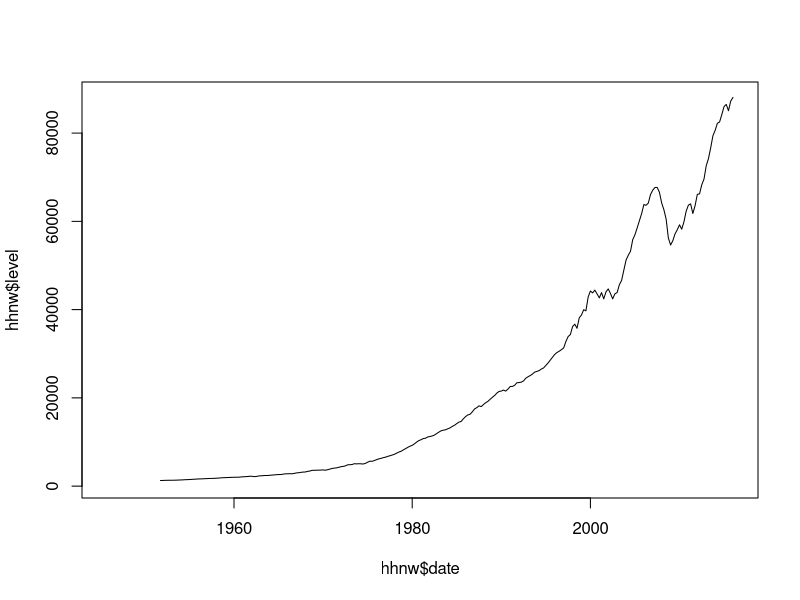
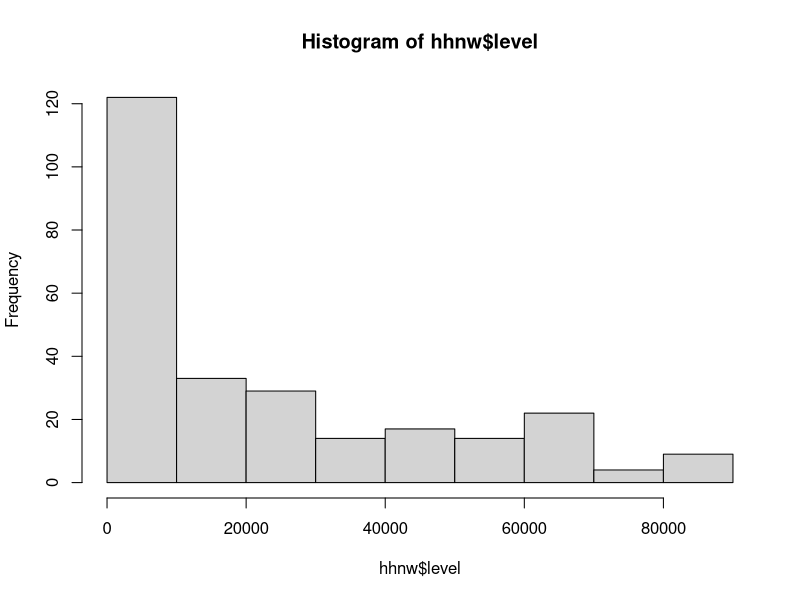
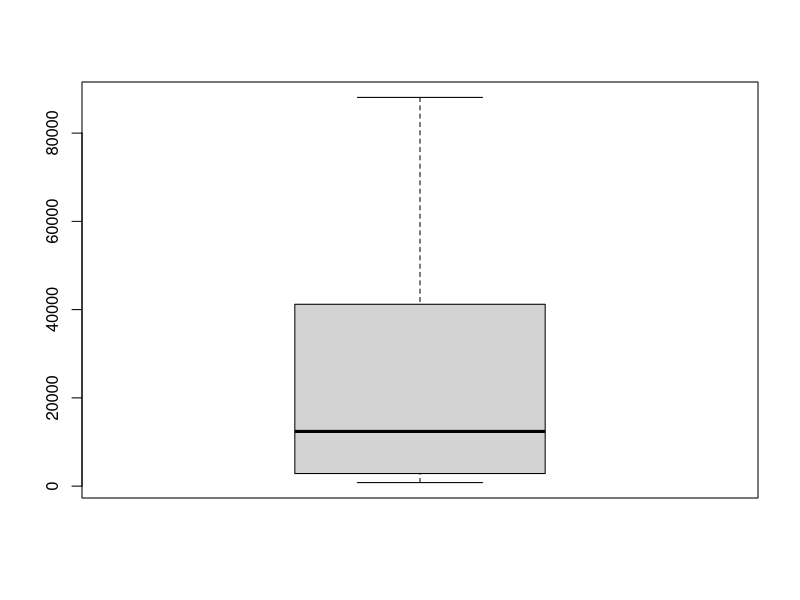
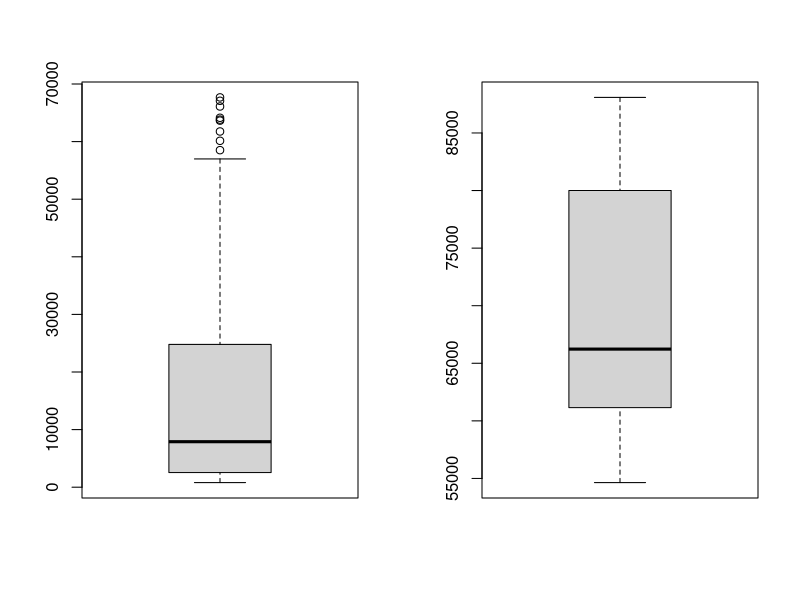

Source code (R) for these figures, in order:
## ---- chunk 1
knitr::opts_chunk$set(echo = TRUE)
## ---- chunk 2
# install.packages(quantmod)
# if ( !file.exists() ) download.file()
## ---- chunk 3
# base R function
hhnw <- read.csv("data/TNWBSHNO.csv", na.strings = ".")
## ---- chunk 4
# View data "structure""
str(hhnw)

# Print the first few rows of data
head(hhnw)

# Print the last few rows of data
tail(hhnw)
## ---- chunk 5
# start over
rm(hhnw)

# Read the raw file
hhnw <- read.csv("data/TNWBSHNO.csv", na.strings=".", stringsAsFactors = FALSE)

# Change names
names(hhnw) <- c("date", "level")

# Convert the character type into a date type
hhnw$date <- as.Date(hhnw$date, format="%Y-%m-%d")

# Look at the data
str(hhnw)
head(hhnw)
tail(hhnw)
## ---- chunk 6
summary(hhnw$level)
## ---- chunk 7
hhnw_pre_crisis <- subset(hhnw, hhnw$date < as.Date("2007-06-01"))
summary(hhnw_pre_crisis)

hhnw_post_crisis <- subset(hhnw, hhnw$date >= as.Date("2007-06-01"))
summary(hhnw_post_crisis)
## ---- chunk 8
#...
## ---- chunk 9
# Visualize every observation with a line plot
plot(hhnw$date, hhnw$level, type = "l")

# viualize distribution with histogram
hist(hhnw$level)

# visualize distribution with boxplot
boxplot(hhnw$level)

# compare subsets with side-by-sde plots
par(mfrow=c(1,2))
boxplot(hhnw_pre_crisis$level)
boxplot(hhnw_post_crisis$level)
